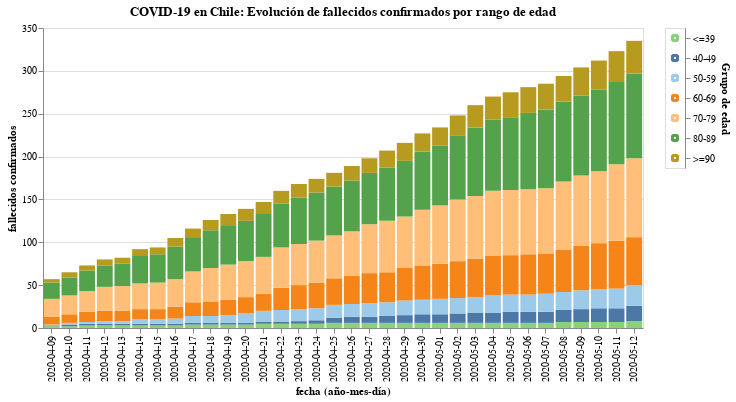

The cell this chart's notebook holds for it:
### Code cell
#hide
input_dropdown = alt.binding_select(options=data['Grupo de edad'].unique())
selection1 = alt.selection_single(fields=['Grupo de edad'], bind=input_dropdown, name=' ')
selection2 = alt.selection_multi(fields=['Grupo de edad'], on='mouseover')

color = alt.condition(selection1 | selection2,
                    alt.Color('Grupo de edad:N', scale=alt.Scale(scheme='tableau20'), legend=None),
                    alt.value('lightgray'))

bars = alt.Chart(data).mark_bar().encode(
    x = 'fecha (año-mes-día):N',
    y = 'fallecidos confirmados:Q',
    color = color,
    tooltip = ['fecha (año-mes-día)', 'Grupo de edad', 'fallecidos confirmados'],
    order=alt.Order(
    # Sort the segments of the bars by this field
    'index',
    sort='ascending'
    )
).add_selection(
    selection1, selection2
).transform_filter(
    selection1
)

legend = alt.Chart(data).mark_point().encode(
    y=alt.Y('Grupo de edad', axis=alt.Axis(orient='right'), sort=grupo_de_edad),
    color=color,
    order=alt.Order(
    # Sort the segments of the bars by this field
    'index',
    sort='descending'
    )
).add_selection(
    selection1, selection2
)

bars.properties(
    title = 'COVID-19 en Chile: Evolución de fallecidos confirmados por rango de edad',
    width = 600
) | legend

### Figure 1 — Vega-Lite specification as saved in the notebook (floating-point values rounded to 4 significant figures; data arrays with more than 128 entries replaced by an {"elided": "..."} marker saying what was removed)
{"config": {"view": {"continuousWidth": 400, "continuousHeight": 300}}, "hconcat": [{"mark": "bar", "encoding": {"color": {"condition": {"type": "nominal", "field": "Grupo de edad", "legend": null, "scale": {"scheme": "tableau20"}, "selection": {"or": [" ", "selector001"]}}, "value": "lightgray"}, "order": {"type": "quantitative", "field": "index", "sort": "ascending"}, "tooltip": [{"type": "nominal", "field": "fecha (año-mes-día)"}, {"type": "nominal", "field": "Grupo de edad"}, {"type": "quantitative", "field": "fallecidos confirmados"}], "x": {"type": "nominal", "field": "fecha (año-mes-día)"}, "y": {"type": "quantitative", "field": "fallecidos confirmados"}}, "selection": {" ": {"type": "single", "fields": ["Grupo de edad"], "bind": {"input": "select", "options": ["<=39", "40-49", "50-59", "60-69", "70-79", "80-89", ">=90"]}}, "selector001": {"type": "multi", "fields": ["Grupo de edad"], "on": "mouseover"}}, "title": "COVID-19 en Chile: Evolución de fallecidos confirmados por rango de edad", "transform": [{"filter": {"selection": " "}}], "width": 600}, {"mark": "point", "encoding": {"color": {"condition": {"type": "nominal", "field": "Grupo de edad", "legend": null, "scale": {"scheme": "tableau20"}, "selection": {"or": [" ", "selector001"]}}, "value": "lightgray"}, "order": {"type": "quantitative", "field": "index", "sort": "descending"}, "y": {"type": "nominal", "axis": {"orient": "right"}, "field": "Grupo de edad", "sort": ["<=39", "40-49", "50-59", "60-69", "70-79", "80-89", ">=90"]}}, "selection": {" ": {"type": "single", "fields": ["Grupo de edad"], "bind": {"input": "select", "options": ["<=39", "40-49", "50-59", "60-69", "70-79", "80-89", ">=90"]}}, "selector001": {"type": "multi", "fields": ["Grupo de edad"], "on": "mouseover"}}}], "data": {"name": "data-bf41e8c9128a75648f980ed6328672a2"}, "$schema": "https://vega.github.io/schema/vega-lite/v4.8.1.json", "datasets": {"data-bf41e8c9128a75648f980ed6328672a2": {"elided": "238 records"}}}
